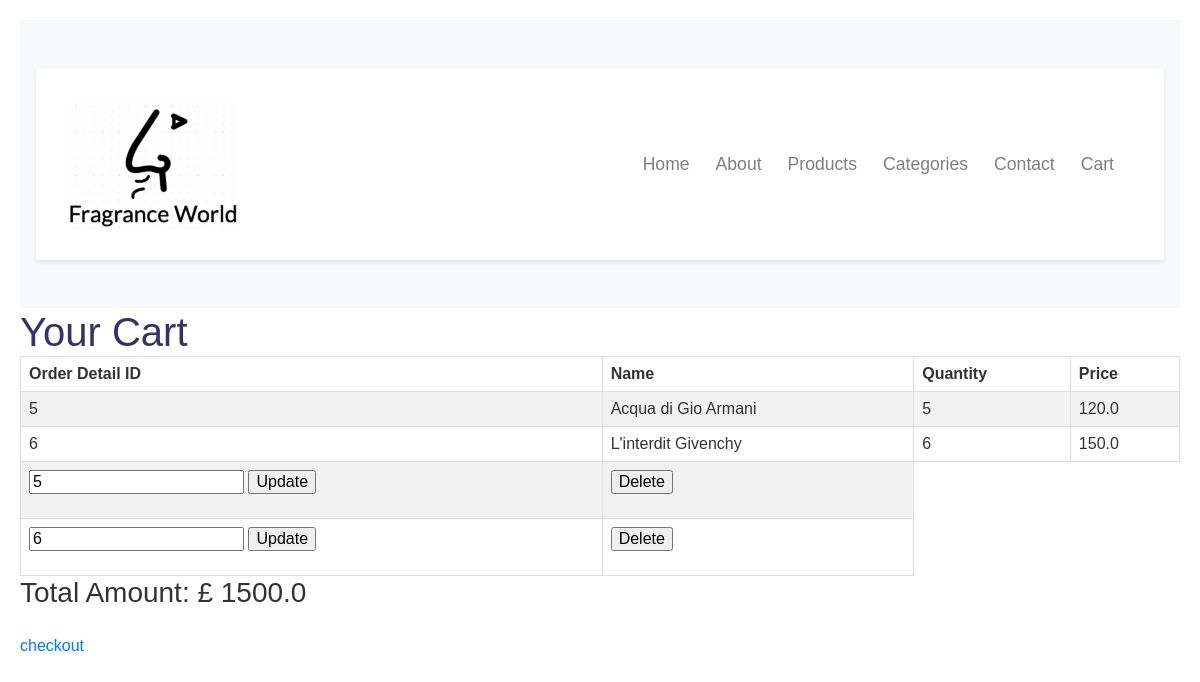
/cart, run on an earlier commit of the app's database.
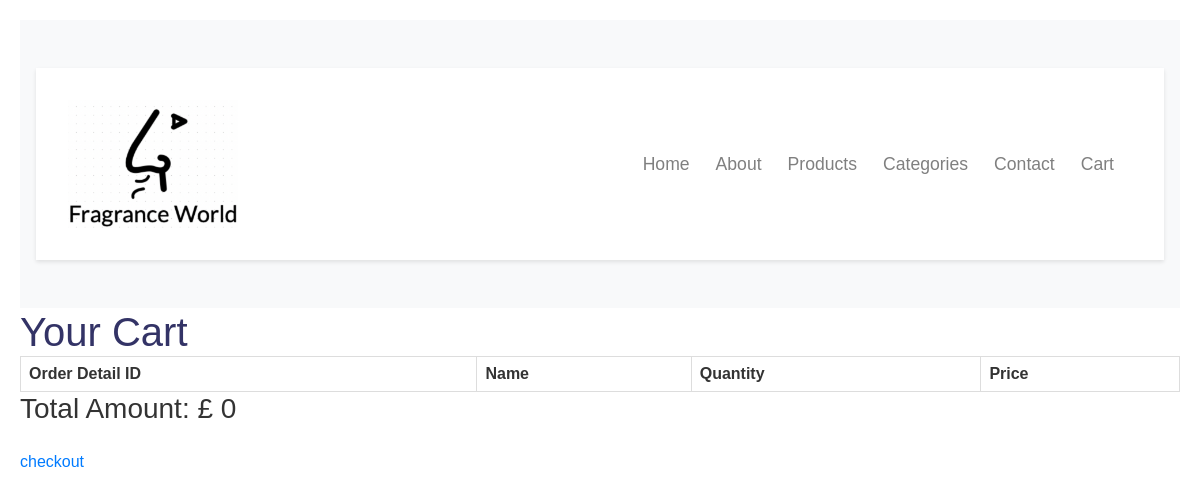
And on a later commit of the database.
### application/models.py (models this page shows)
class Order_detail(db.Model):
    order_detail_id = db.Column(db.Integer, primary_key=True)
    order_id = db.Column(db.Integer, db.ForeignKey('order.order_id'), nullable=False)
    product_id = db.Column(db.Integer, db.ForeignKey('product.product_id'), nullable=False)
    quantity = db.Column(db.Integer, nullable = False)
    price = db.Column(db.Float, nullable=False)

class Product(db.Model):
    product_id = db.Column(db.Integer, primary_key=True)
    name = db.Column(db.String(30), nullable=False)
    description = db.Column(db.String(500), nullable=False)
    price = db.Column(db.Float)
    stock_quantity = db.Column(db.Integer)
    order_details = db.relationship('Order_detail', backref='product')

### application/routes.py (the view)
@app.route('/cart')
def cart():
    all_product = Product.query.all()
    all_orders = Order_detail.query.all()
    total_amount = sum([order.quantity * order.price for order in all_orders])
    return render_template('cart.html', all_orders=all_orders, total_amount=total_amount, all_product=all_product)

### application/templates/cart.html (shortened to what this page needs)
<html>
  <head>
    <link rel="stylesheet" href="https://maxcdn.bootstrapcdn.com/bootstrap/4.0.0/css/bootstrap.min.css">
    <link rel="stylesheet" href="\static\style.css">
    <link href="\static\style.css" rel="stylesheet">
  </head>
  <body>
       <nav class="navbar navbar-expand-md navbar-light bg-light sticky-top">
        <div class="container">
            <a class="navbar-logo" href="#"><img src="\static\fragrance-world-logo.png"></a>
            <div class="collapse navbar-collapse" id="navbarNav">
                <ul class="navbar-nav ml-auto">
                    <li class="nav-item">
                        <a class="nav-link" href="{{ url_for('home') }}">Home</a>
                    </li>
                    <li class="nav-item">
                        <a class="nav-link" href="{{ url_for('about') }}">About</a>
                    </li>
                    <li class="nav-item">
                        <a class="nav-link" href="{{ url_for('products') }}">Products</a>
                    </li>
                    <li class="nav-item">
                        <a class="nav-link" href="{{ url_for('categories') }}">Categories</a>
                    </li>
                    <li class="nav-item">
                        <a class="nav-link" href="{{ url_for('contact') }}">Contact</a>
                    </li>
                    <li class="nav-item">
                        <a class="nav-link" href="{{ url_for('cart') }}">Cart</a>
                    </li>
                </ul>
            </div>
        </div>
    </nav>
    <!DOCTYPE html>
    <html lang="en">
    <head>
    </head>
    <body>
    <h1>Your Cart</h1>
    <table>
    <tr>
    <th>Order Detail ID</th>
    <th>Name</th>
    <th>Quantity</th>
    <th>Price</th>
    </tr>
     <tr>
           {% for order in all_orders %}
    <td>{{ order.order_detail_id }}</td>
    <td>
            {% for product in all_product %}
            {% if product.product_id == order.product_id %}
                {{product.name}}
            {% endif %}
            {% endfor %}
    </td>
    <td>{{ order.quantity }}</td>
    <td>{{ order.price }}</td>
    </tr>
            {% endfor %}
                    {% for order in all_orders %}
            <tr>
            <td>
            <form action="{{ url_for('update_quantity', order_detail_id=order.order_detail_id) }}" method="post">
            <input type="number" name="new_quantity" value="{{ order.quantity }}" min="1">
            <input type="submit" value="Update">
            </form>
            </td>
            <td>
            <form action="{{ url_for('delete_item', order_detail_id=order.order_detail_id) }}" method="post">
            <input type="submit" value="Delete">
            </form>
            </td>
            </tr>
            {% endfor %}
    </table>
    <h3>Total Amount: £ {{ total_amount }}</h3> <br>
    <div>
    <a href="{{ url_for('shipping') }}">checkout</a>
    </div>
    </body>
    </html>
  </body>
</html>

### application/static/style.css (style rules this page uses)
body, h1, h2, h3, p, ul, li { margin: 0; padding: 0; }
body { font-family: 'Times New Roman', Times, serif; color: #333; }
.navbar { padding: 1rem; }
.navbar-nav .nav-link { font-size: 1.1rem; }
.container { padding: 2rem; background-color: #fff; box-shadow: 0 2px 4px rgba(0, 0, 0, 0.1); margin: 2rem auto; text-align: center; }
.navbar-logo img { display: inline-block; height: 30%; width: 30%; margin-right: 400px; }
.nav-link { margin-right: 10px; }

### application/templates/cart.html (style rules this page uses)
body { font-family: Arial, sans-serif; margin: 20px; }
h1 { color: #333366; }
table { width: 100%; border-collapse: collapse; }
th, td { border: 1px solid #dddddd; text-align: left; padding: 8px; }

What changed in the data, as far as the page shows it:
removed Order_detail: order_detail_id "5", quantity "5", price "120.0", new_quantity "5"
no longer on this page (row unchanged): Product: name "Acqua di Gio Armani", shown under "5"
removed Order_detail: order_detail_id "6", quantity "6", price "150.0", new_quantity "6"
no longer on this page (row unchanged): Product: name "L'interdit Givenchy", shown under "6"
Also different on the page:
{{ total_amount }}: "1500.0" → "0"
